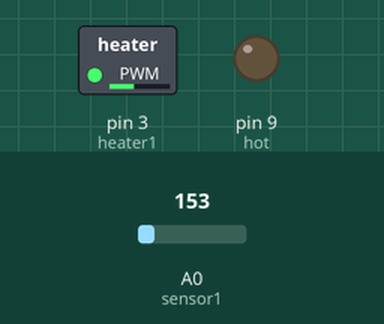
Bench run of a sketch on a simulated Arduino Uno, built with avr-gcc and run on an emulated ATmega328P. Parts: switched loads named in the sketch (green lamp = pin HIGH), output pins drawn as LEDs (lit = HIGH). The inputs (shaded band) are chosen by the test bench; at power-on: A0 (sensor1) = 153. What the sketch prints to the serial monitor is not drawn.

Above: at 0.1 s.
Timing chart, 0 to 1.6 s (numbered marks = the images above):
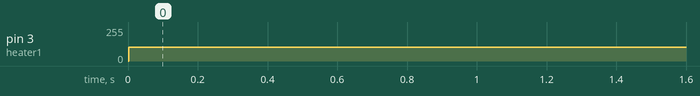

The sketch:

CurvaReaccion.ino
```cpp
/******************************************************
 * ****************************************************
 * ****  CURVA DE REACCIÓN DE TEMPERATURA         *****
 * ****  By: SERGIO ANDRES CASTAÑO GIRALDO        *****
 * ****  https://controlautomaticoeducacion.com/  *****
 * ****                                           *****
 * ****************************************************
 */

// Definiciones componentes de la tarjeta
#define sensor1 A0  //TMP36
#define sensor2 A2  //TMP36
#define heater1 3   //TIP31C
#define heater2 5   //TIP31C
#define hot     9   //Led

//Variables Globales
float T1,aux;       //Temperatura del Heater 1

void setup() {
  pinMode(hot,OUTPUT);  //Led "Caliente" como salida
  digitalWrite(hot,LOW);
  analogReference (EXTERNAL); //Referencia analógica PIN AREF (3,3v)
  //Configuramos el puerto serial
  Serial.begin(9600);
}

void loop() {

  int i;

  //Filtro de promedio movil en la lectura ADC
  aux=0;
  for(i=0;i<10;i++){
    aux = aux + (float(analogRead(sensor1))*3.3/1023.0-0.5)/0.01; //TMP36
    //delay(5);
  }
  T1 = aux/10.0;

 analogWrite(heater1,255*0.4);

 //Usar el Serial Plotter
    Serial.println("Temperatura_1");
    Serial.print(T1);

    delay(1000);
}
```

Measured:
- by itself, pin 3 (heater1): 0/255 → 102/255 at 0.00 s
